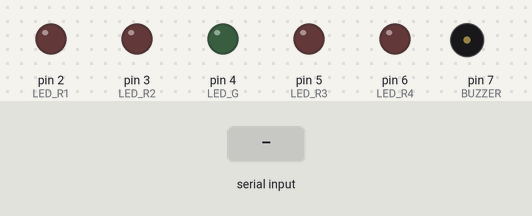
A sketch run on a simulated Arduino Uno, built with avr-gcc and run on an emulated ATmega328P. On the bench: output pins drawn as LEDs (lit = HIGH), buzzer (waves = sounding, pin HIGH). Inputs (shaded band) come from the test bench.

Above: at 1.2 s.
1.3 s: "1" received over Serial
At 2.4 s:
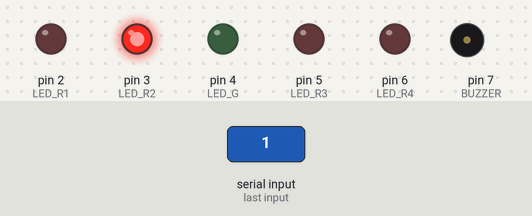
2.8 s: "3" received over Serial
At 3.5 s:
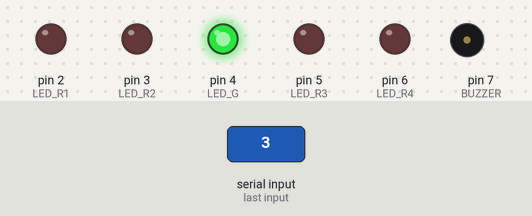
4.3 s: "3" received over Serial
At 4.7 s:
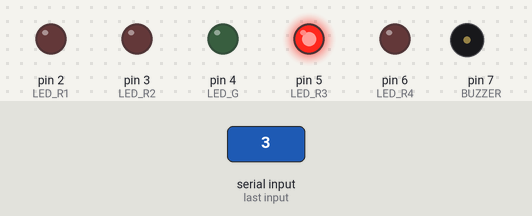
5.8 s: "2" received over Serial
At 7.0 s:
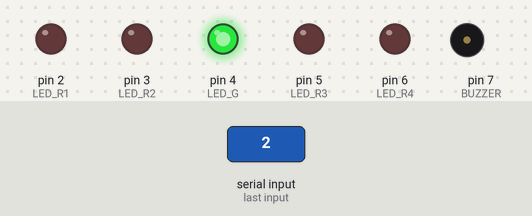
Timing chart, 0 to 8.3 s (numbered marks = the images above; inputs shaded):
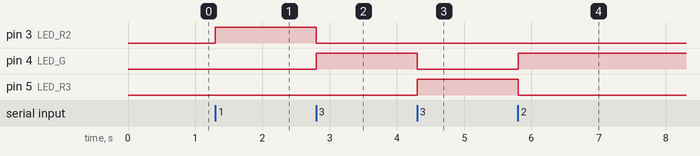

The sketch:

app.ino
```cpp
// Define the pins for the LEDs and buzzer
const int LED_R1 = 2;
const int LED_R2 = 3;
const int LED_G = 4;
const int LED_R3 = 5;
const int LED_R4 = 6;
const int BUZZER = 7;

// Define the variables to keep track of the LED position
int ledPosition = 4;

void setup() {
  // Set the LED and buzzer pins to output mode
  pinMode(LED_R1, OUTPUT);
  pinMode(LED_R2, OUTPUT);
  pinMode(LED_G, OUTPUT);
  pinMode(LED_R3, OUTPUT);
  pinMode(LED_R4, OUTPUT);
  pinMode(BUZZER, OUTPUT);

  // Start the serial communication at 9600 baud
  Serial.begin(9600);
}

void loop() {
  // Check if there is any data available on the serial port
  if (Serial.available() > 0) {
    // Read the incoming byte
    char incomingByte = Serial.read();

    // Check the value of the incoming byte and perform the corresponding action
    switch (incomingByte) {
      case '1':
		digitalWrite(BUZZER, LOW);
        // Move the LED position to the left
        ledPosition--;

        if (ledPosition < 2) {
          ledPosition = 2;
          // Turn on the buzzer to indicate that the LED has reached the left end
          digitalWrite(BUZZER, HIGH);
        }
        break;
      case '3':
		digitalWrite(BUZZER, LOW);
        // Move the LED position to the right
        ledPosition++;
        if (ledPosition > 6) {
          ledPosition = 6;
          // Turn on the buzzer to indicate that the LED has reached the right end
          digitalWrite(BUZZER, HIGH);
        }
        break;
      case '2':
		digitalWrite(BUZZER, LOW);
        //if(incomingByte=='2'){
        //  digitalWrite(LED_R1, LOW);
        //  digitalWrite(LED_R2, LOW);
        //  digitalWrite(LED_G, HIGH);
        //  digitalWrite(LED_R3, LOW);
        //  digitalWrite(LED_R4, LOW);
        //  digitalWrite(BUZZER, HIGH);
        //}else{
        //  break;
        //}
        // Return to power-on reset
        //asm volatile ("  jmp 0");
        //break;
      //default:
        ledPosition = 4;
        digitalWrite(BUZZER, LOW);
        break;
    }

    // Update the LED position based on the current value of ledPosition
    switch (ledPosition) {
      case 2:
        digitalWrite(LED_R1, HIGH);
        digitalWrite(LED_R2, LOW);
        digitalWrite(LED_G, LOW);
        digitalWrite(LED_R3, LOW);
        digitalWrite(LED_R4, LOW);
        break;
      case 3:
        digitalWrite(LED_R1, LOW);
        digitalWrite(LED_R2, HIGH);
        digitalWrite(LED_G, LOW);
        digitalWrite(LED_R3, LOW);
        digitalWrite(LED_R4, LOW);
        break;
      case 4:
        digitalWrite(LED_R1, LOW);
        digitalWrite(LED_R2, LOW);
        digitalWrite(LED_G, HIGH);
        digitalWrite(LED_R3, LOW);
        digitalWrite(LED_R4, LOW);
        break;
      case 5:
        digitalWrite(LED_R1, LOW);
        digitalWrite(LED_R2, LOW);
        digitalWrite(LED_G, LOW);
        digitalWrite(LED_R3, HIGH);
        digitalWrite(LED_R4, LOW);
        break;
      case 6:
        digitalWrite(LED_R1, LOW);
        digitalWrite(LED_R2, LOW);
        digitalWrite(LED_G, LOW);
        digitalWrite(LED_R3, LOW);
        digitalWrite(LED_R4, HIGH);
        break;
      default:
        break;
    }
  }
}
```

Measured:
- after the input at 1.3 s, pin 3 (LED_R2): LOW → HIGH at once
- after the input at 2.8 s, pin 3 (LED_R2): HIGH → LOW at once; pin 4 (LED_G): LOW → HIGH at once
- after the input at 4.3 s, pin 4 (LED_G): HIGH → LOW at once; pin 5 (LED_R3): LOW → HIGH at once
- after the input at 5.8 s, pin 4 (LED_G): LOW → HIGH at once; pin 5 (LED_R3): HIGH → LOW at once
